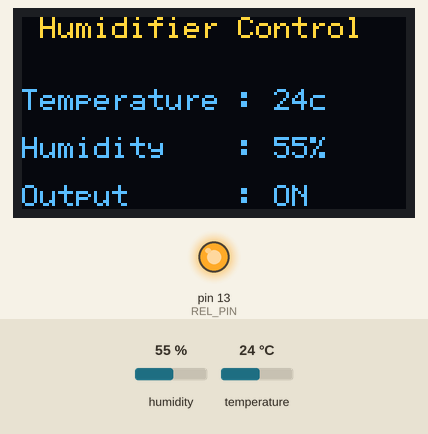
The sketch below on a simulated Arduino Uno, built with avr-gcc and run on an emulated ATmega328P. Parts: 128×64 one-colour display, output pins drawn as LEDs (lit = HIGH). Inputs (shaded band) come from the test bench; at power-on: humidity 55 %, temperature 24 °C. The OLED is the two-colour kind (top 16 rows yellow).

Above: at 4.8 s.
4.9 s: humidity set to 73 %
At 7.4 s:
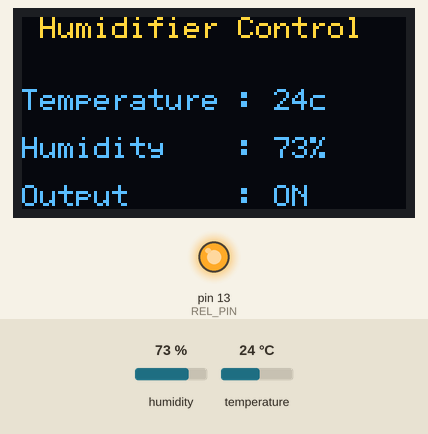
8.9 s: humidity set to 76 %
At 10.9 s:
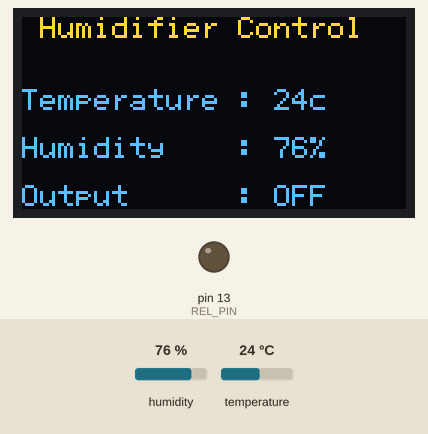
12.9 s: humidity set to 22 %
At 14.4 s:
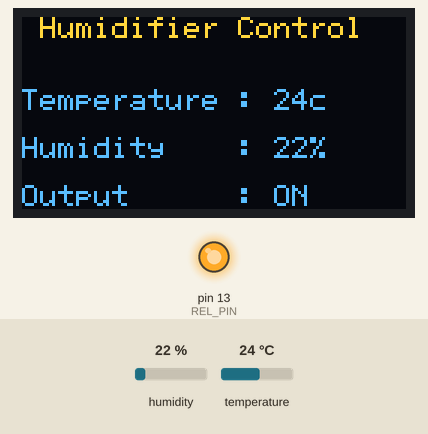
16.9 s: temperature set to 12 °C
At 20.2 s:
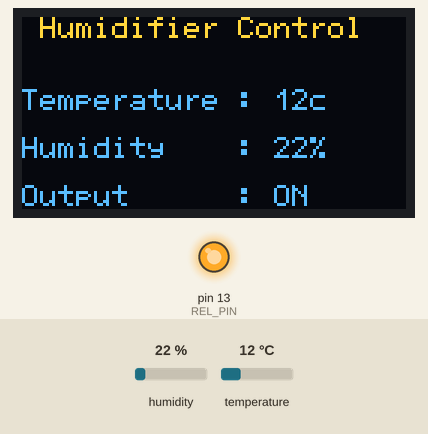
Timing chart, 0 to 21.7 s (numbered marks = the images above; inputs shaded):
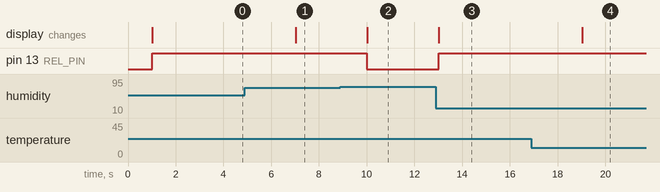

The sketch:

HumiControl.ino
```cpp
#include <DHT.h>
#include <Wire.h>
#include <SSD1306Ascii.h>
#include <SSD1306AsciiWire.h>

#define I2C_ADDRESS 0x3C

#define REL_PIN 13

// Define proper RST_PIN if required.
#define RST_PIN -1

#define DHTPIN 2
#define DHTTYPE DHT22   // DHT 22  (AM2302), AM2321

DHT dht(DHTPIN,DHTTYPE);


SSD1306AsciiWire oled;

int col0;

float lastT = 0;
float lastH = 0;
unsigned long lastMilli = 0;
int intervalCheck = 1000;
bool RelayActive = false;


void setup() {


pinMode(REL_PIN, OUTPUT);

dht.begin();

//init i2c screen
 Wire.begin();
 Wire.setClock(400000L);

  oled.begin(&Adafruit128x64, I2C_ADDRESS);
  oled.setFont(font5x7);
  oled.clear();
  oled.set1X();
  oled.println(" Humidifier Control");
  oled.println();
//save the col quicker updates later..
  col0 = oled.strWidth("Temperature : ");
  oled.println();
  oled.println("Temperature : ");
  oled.println();
  oled.println("Humidity    : ");
  oled.println();
  oled.println("Output      :");

}

void loop() {


unsigned long currentMilli = millis();

if (currentMilli-lastMilli>=intervalCheck)
{

  float temperature = dht.readTemperature();
  float humidity = dht.readHumidity();

  // Check if any reads failed and exit early (to try again).
  if (isnan(temperature) || isnan(humidity)) {
    Serial.println("Failed to read from DHT sensor!");
    return;
  }

  lastMilli = currentMilli;//after we get a good read..

  if (temperature!=lastT || humidity!=lastH)
  {
 //   EraseDisplay(lastT,lastH);
    lastT = temperature;
    lastH = humidity;


    if (humidity<75)
    {
      digitalWrite(REL_PIN, HIGH);
      RelayActive = true;

    } else
    {
      digitalWrite(REL_PIN, LOW);
      RelayActive = false;
    }

   UpdateDisplay(temperature,humidity,RelayActive);

  }

}//end interval check

}

void UpdateDisplay(byte t, byte h, bool r)
{

 oled.clearField(col0, 3, 6);
 oled.clearField(col0, 5, 6);
 oled.clearField(col0, 7, 10);
 oled.setCursor(col0, 3);
 oled.print(t);oled.print("c");
 oled.setCursor(col0, 5);
 oled.print(h);oled.print("%");
 oled.setCursor(col0,7);
 if (r) {oled.print("ON");}else {oled.print("OFF");}

}
```

Measured:
- the behaviour switches between 74 and 75 % on humidity (found by bisection; images 1 and 2)
- after the input at 4.9 s, the display: changes after 2.1 s (image 1)
- after the input at 8.9 s, pin 13 (REL_PIN): HIGH → LOW after 1.1 s; the display: changes after 1.1 s (image 2)
- after the input at 12.9 s, pin 13 (REL_PIN): LOW → HIGH after 0.11 s; the display: changes after 0.12 s (image 3)
- after the input at 16.9 s, the display: changes after 2.1 s (image 4)
